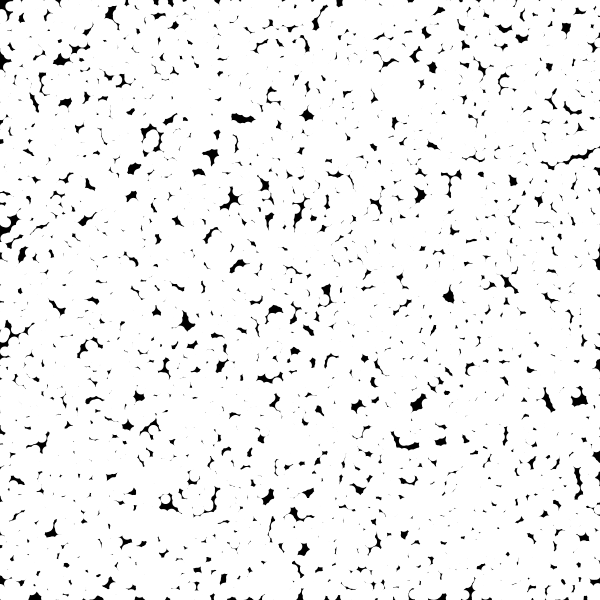
Frame 1 (no input)
Frame 60 (the mouse pressed at the canvas centre just before this capture): identical to frame 1, image omitted
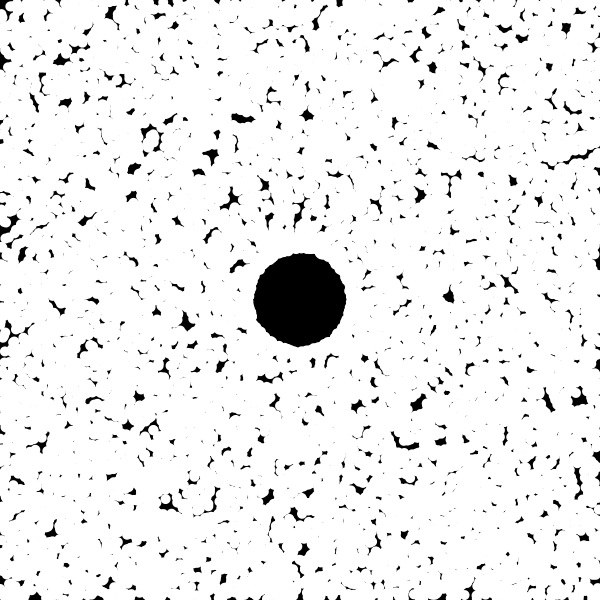
Frame 120 (the mouse held since frame 60 and released just before this capture)

The Processing sketch that drew these frames (run headless with seeded random() and noise(); from frame 60 on, the mouse is pressed at the canvas centre):

// Processing sketch: processing_91758
// ── processing_91758.pde

//siatka - Piotr Welk

Particle particle;
PVector a, dir;


void setup() {
  size(600,600);
  background(0);
  textSize(10);
  smooth();
  frameRate(300);
  particle = new Particle(14000);
}
void draw() {

  background(0);
  //stroke(0, 10);
  noStroke();

  particle.render();

}

class Particle {
  int li;
  ArrayList points = new ArrayList();

  Particle(int d) {
    li = d;
    for (int i=0;i<d;++i) {
      points.add(new PVector(random(width), random(height)));
    }
  }

  void render() {

    for (int i=0;i<li;i=i+1) {
      //fill(int(random(255)));
      PVector po = (PVector)points.get(i);
      a = new PVector(mouseX, mouseY);

      PVector dir = PVector.sub(a, po);
      dir.normalize();
      dir.div(dist(mouseX, mouseY, po.x, po.y)/210);

      if (dist(mouseX, mouseY, po.x, po.y)<50) {
        if (mousePressed == true) {
          po.sub(dir);
          // po.normalize();
          
        }
        ellipse(po.x, po.y, 10, 10);
      }
      else {
        ellipse(po.x, po.y, 10, 10);
      }
    }
  }
}
